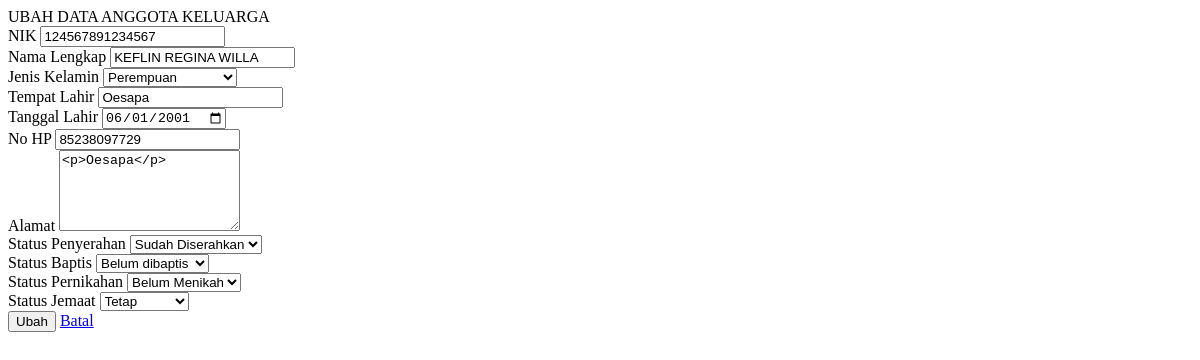
Before: /dashboard/ubah_jemaat_ak.php?id_jemaat=45 with the older database file.
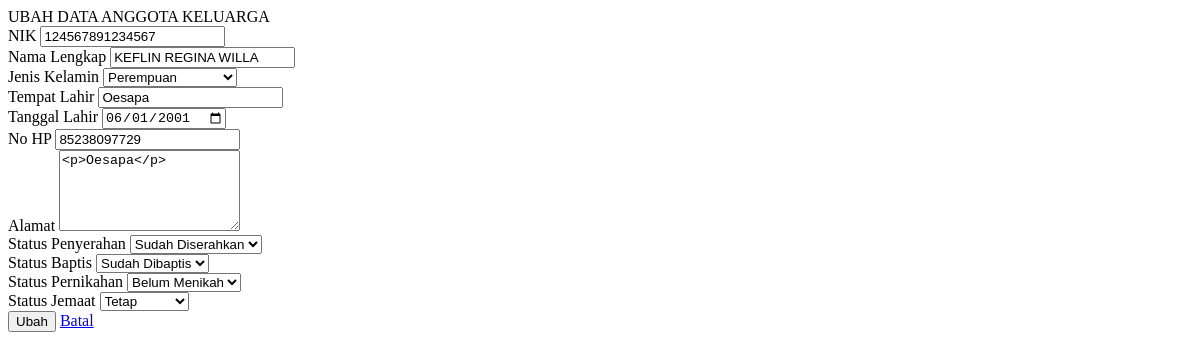
After: the same page with the newer database file.
### tables this page shows
CREATE TABLE `jemaat` (
  `id_jemaat` int(11) NOT NULL,
  `nik` varchar(16) DEFAULT NULL,
  `nama` varchar(50) NOT NULL,
  `tempat_lahir` varchar(20) NOT NULL,
  `tanggal_lahir` date NOT NULL,
  `no_hp` varchar(12) NOT NULL,
  `jenis_kelamin` enum('Laki-laki','Perempuan') NOT NULL,
  `alamat` text NOT NULL,
  `status_j` int(11) NOT NULL,
  `ket` varchar(10) NOT NULL,
  `username` varchar(20) NOT NULL,
  `password` varchar(20) NOT NULL,
  `baptis` int(11) NOT NULL,
  `penyerahan` int(11) NOT NULL,
  `pernikahan` int(11) NOT NULL
);

### dashboard/ubah_jemaat_ak.php (the view, shortened to what this page needs)
<?php
if (isset($_GET['id_jemaat'])) {
	$id_jemaat = $_GET['id_jemaat'];
	$tampil_nik = "SELECT * FROM jemaat WHERE id_jemaat=$id_jemaat";
	$query = mysqli_query($konek, $tampil_nik);
	$data = mysqli_fetch_array($query, MYSQLI_BOTH);
	$id_jemaat = $data['id_jemaat'];
	$nik = $data['nik'];
	$nama = $data['nama'];
	$tempat = $data['tempat_lahir'];
	$tanggal = $data['tanggal_lahir'];
	$jekel = $data['jenis_kelamin'];
    $alamat =$data['alamat'];
    $no_hp =$data['no_hp'];
    $ket =$data['ket'];
    $penyerahan =$data['penyerahan'];
    $baptis =$data['baptis'];
    $pernikahan =$data['pernikahan'];
	$tampil_kk = "SELECT * FROM kepala_keluarga k join jemaat j on k.id_jemaat = j.id_jemaat join anggota_keluarga a where k.id_jemaat=$id_jemaat or a.id_jemaat=$id_jemaat";
	$query = mysqli_query($konek, $tampil_kk);
	$data = mysqli_fetch_array($query, MYSQLI_BOTH);
	$id_kk = $data['id_kk'];
}
?>
<link href="css/sweetalert.css" rel="stylesheet" type="text/css">
<div class="page-inner">
	<div class="row">
		<div class="col-md-12">
			<form method="POST">
				<div class="card">
					<div class="card-header">
						<div class="card-title">UBAH DATA ANGGOTA KELUARGA</div>
					</div>
					<div class="card-body">
						<div class="row">
							<div class="col-md-6 col-lg-6">
								<div class="form-group">
									<label>NIK</label>
									<input  type="number" name="nik" class="form-control" placeholder="NIK Anda.." value="<?= $nik; ?>">
								</div>
								<div class="form-group">
									<label>Nama Lengkap</label>
									<input type="text" name="nama" class="form-control" placeholder="Nama Lengkap Anda.." value="<?= $nama; ?>">
								</div>
								<div class="form-group">
									<label>Jenis Kelamin</label>
									<select name="jekel" class="form-control">
										<option value="Perempuan" <?php if ($jekel == "Perempuan") echo 'selected' ?>>Perempuan</option>
									</select>
								</div>
								<div class="form-group">
									<label>Tempat Lahir</label>
									<input type="text" name="tempat" class="form-control" value="<?= $tempat; ?>">
								</div>
								<div class="form-group">
									<label>Tanggal Lahir</label>
									<input type="date" name="tgl" class="form-control" value="<?= $tanggal; ?>">
								</div>
								<div class="form-group">
									<label for="comment">No HP</label>
									<input type="text" name="no_hp" class="form-control" value="<?= $no_hp; ?>">
								</div>
								<div class="form-group">
									<label for="comment">Alamat</label>
									<textarea class="form-control" name="alamat" rows="5"><?= $alamat ?></textarea>
								</div>
							</div>
							<div class="col-md-6 col-lg-6">
								<div class="form-group">
									<label>Status Penyerahan</label>
									<select name="penyerahan" class="form-control">
										<option value="1"<?php if ($penyerahan == 1) echo 'selected' ?>>Sudah Diserahkan</option>
									</select>
								</div>
								<div class="form-group">
									<label>Status Baptis</label>
									<select name="baptis" class="form-control">
										<option value="0"<?php if ($baptis == 0) echo 'selected' ?>>Belum dibaptis</option>
										<option value="1" <?php if ($baptis == 1) echo 'selected' ?>>Sudah Dibaptis</option>
									</select>
								</div>
								<div class="form-group">
									<label>Status Pernikahan</label>
									<select name="pernikahan" class="form-control">
										<option value="0"<?php if ($pernikahan == 0) echo 'selected' ?>>Belum Menikah</option>
									</select>
								</div>
								<div class="form-group">
									<label>Status Jemaat</label>
									<select name="ket" class="form-control">
										<option value="1" <?php if ($ket == 1) echo 'selected' ?>>Tetap</option>
									</select>
								</div>
							</div>
						</div>
					</div>
					<div class="card-action">
						<button name="ubah" class="btn btn-success">Ubah</button>
						<a href="?halaman=tampil_anggota_keluarga&id_kk=<?php echo $id_kk; ?>" class="btn btn-default">Batal</a>
					</div>
				</div>
		</div>
	</div>
</div>

Changed rows visible on the page:
changed jemaat "KEFLIN REGINA WILLA": baptis "Belum dibaptis" → "Sudah Dibaptis"
